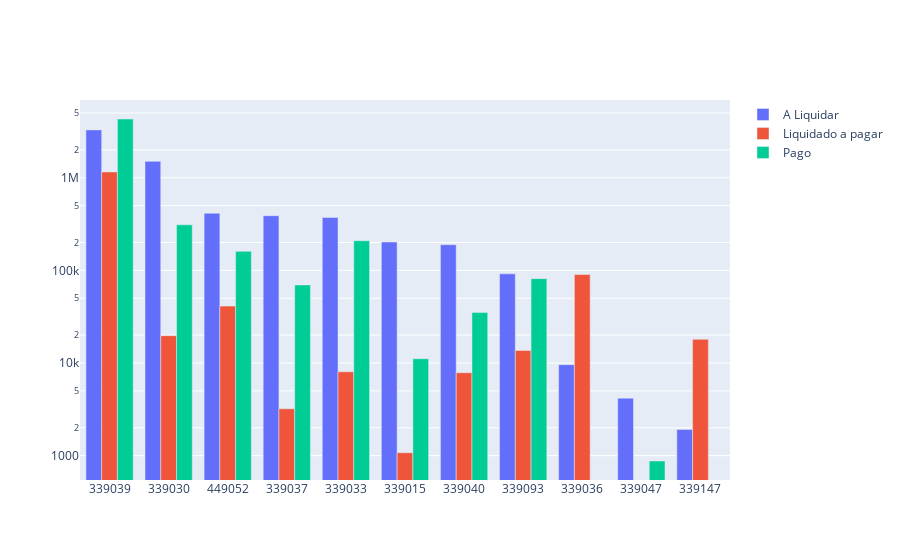

Source (notebook cell):
### Code cell
# Saldo a liquidar por ND
cols = ['ND', 'A_LIQUIDAR', 'LIQUIDADO_A_PAGAR', 'PAGO']

df_aux = df.loc[:, cols].groupby('ND').sum().sort_values(by= 'A_LIQUIDAR', ascending=False).reset_index()
df_aux = df_aux[df_aux['A_LIQUIDAR'] > 0]
# Criando o gráfico
fig = go.Figure()

# Adicionando as colunas y1, y2 e y3 no eixo y
fig.add_trace(go.Bar(x=df_aux['ND'], y=df_aux['A_LIQUIDAR'], name='A Liquidar'))
fig.add_trace(go.Bar(x=df_aux['ND'], y=df_aux['LIQUIDADO_A_PAGAR'], name='Liquidado a pagar'))
fig.add_trace(go.Bar(x=df_aux['ND'], y=df_aux['PAGO'], name='Pago'))

fig.update_traces(textposition = 'outside', cliponaxis = False, hovertemplate=None)
fig.update_layout(hovermode="x unified")
fig.update_yaxes(type="log")

fig.show()

### Figure 1 — Plotly figure (JSON) as saved in the notebook; plotly's stock layout.template omitted (floating-point values rounded to 4 significant figures)
{"data": [{"cliponaxis": false, "name": "A Liquidar", "textposition": "outside", "type": "bar", "x": ["339039", "339030", "449052", "339037", "339033", "339015", "339040", "339093", "339036", "339047", "339147"], "y": [3289000.0, 1505000.0, 414100.0, 389400.0, 372600.0, 202600.0, 189400.0, 91820.0, 9589.0, 4175.0, 1918.0]}, {"cliponaxis": false, "name": "Liquidado a pagar", "textposition": "outside", "type": "bar", "x": ["339039", "339030", "449052", "339037", "339033", "339015", "339040", "339093", "339036", "339047", "339147"], "y": [1156000.0, 19750.0, 41140.0, 3205.0, 8044.0, 1075.0, 7864.0, 13660.0, 90140.0, 0, 18030.0]}, {"cliponaxis": false, "name": "Pago", "textposition": "outside", "type": "bar", "x": ["339039", "339030", "449052", "339037", "339033", "339015", "339040", "339093", "339036", "339047", "339147"], "y": [4310000.0, 310400.0, 160500.0, 69630.0, 209100.0, 11120.0, 35160.0, 81460.0, 0, 875.1, 0]}], "layout": {"hovermode": "x unified", "yaxis": {"type": "log"}}}
